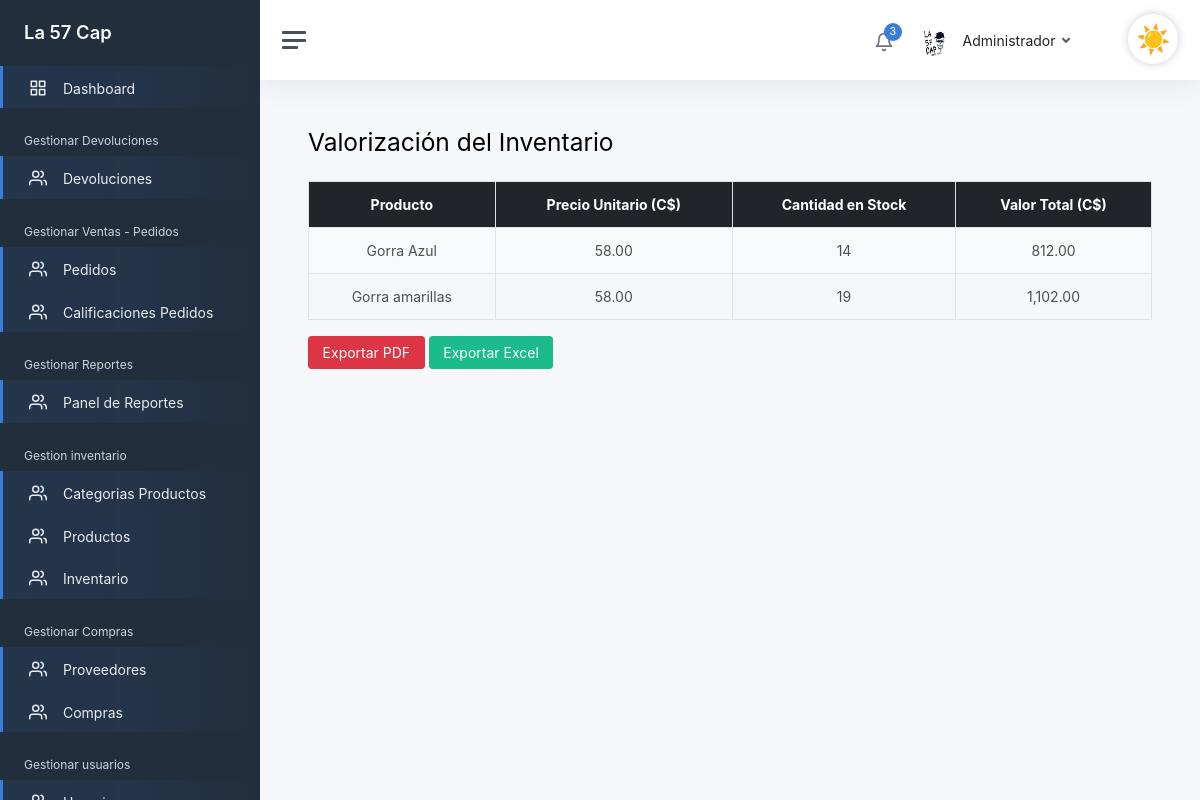
The page /admin/reporte/valorizacion-inventario (signed in) on the database as committed earlier.
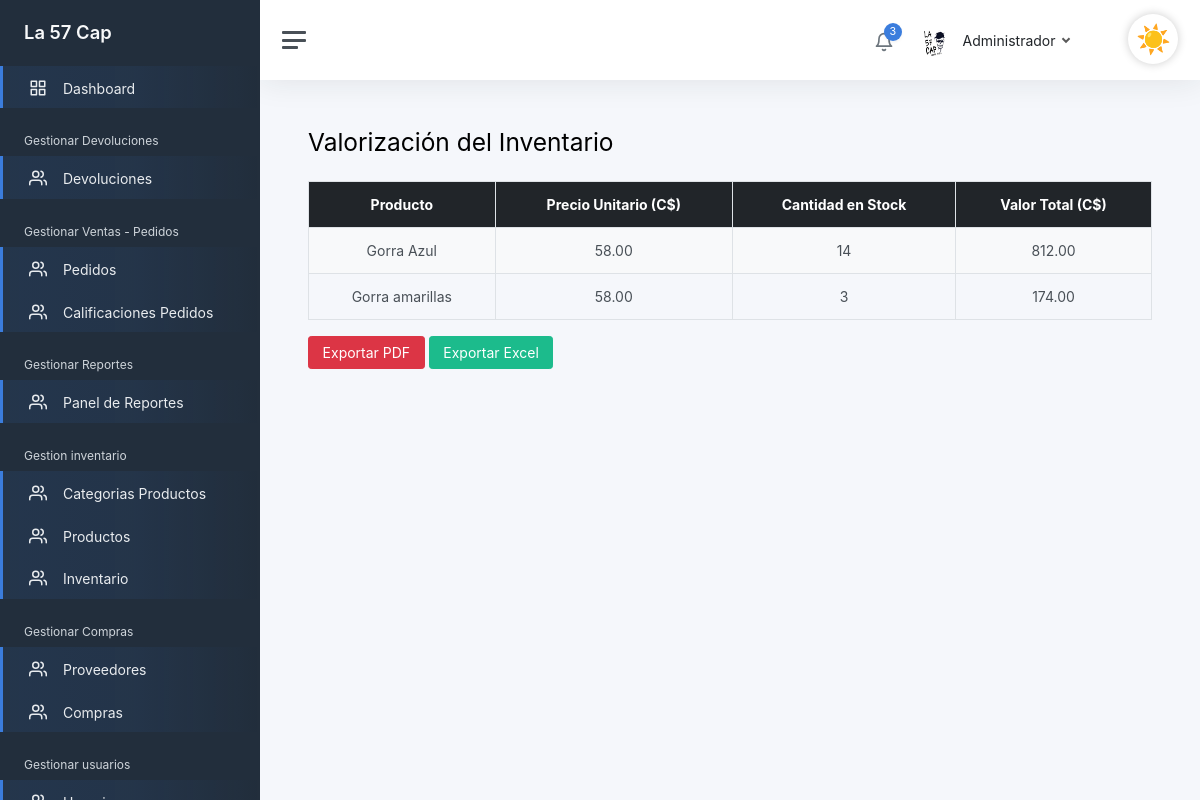
The same page on the database as committed later.
### tables this page shows
CREATE TABLE `inventario`  (
  `idInventario` int(0) NOT NULL AUTO_INCREMENT,
  `cantidad_actual` int(0) NOT NULL,
  `cantidad_minima` int(0) NOT NULL,
  `fecha_actualizacion` datetime(0) NULL DEFAULT NULL,
  `producto_idproducto` int(0) NOT NULL,
  PRIMARY KEY (`idInventario`) USING BTREE,
  INDEX `fk_Inventario_producto1_idx`(`producto_idproducto`) USING BTREE,
  CONSTRAINT `fk_Inventario_producto1` FOREIGN KEY (`producto_idproducto`) REFERENCES `producto` (`idproducto`) ON DELETE RESTRICT ON UPDATE RESTRICT
);

CREATE TABLE `producto`  (
  `idproducto` int(0) NOT NULL AUTO_INCREMENT,
  `id_categoria` int(0) NOT NULL,
  `codigo_producto` varchar(45) NOT NULL,
  `nombre_producto` varchar(45) NOT NULL,
  `descripcion` varchar(200) NOT NULL,
  `precio` decimal(10, 2) NOT NULL,
  `eliminado` tinyint(0) NULL DEFAULT 0,
  `Foto` varchar(150) NULL DEFAULT NULL,
  PRIMARY KEY (`idproducto`) USING BTREE,
  INDEX `producto_categoria_idx`(`id_categoria`) USING BTREE,
  CONSTRAINT `producto_categoria` FOREIGN KEY (`id_categoria`) REFERENCES `categoria_producto` (`idcategoria_producto`) ON DELETE RESTRICT ON UPDATE RESTRICT
);

### views/layout/layoutAdmin.php (the view, shortened to what the changed rows need)
<!DOCTYPE html>
<html lang="en">
<head>
    <link rel="stylesheet" href="/build/css/app.css">
</head>
<body>
    <div class="wrapper">
        <div class="main">
            <main class="content">
                <div class="container-fluid p-0">
                    <?php echo $contenido; ?>
                </div>
            </main>
        </div>
    </div>
</body>
</html>

### views/Reportes/valorizacion_inventario.php (shortened to what the changed rows need)
<h2 class="mb-4"><?= $titulo ?></h2>
<table class="table table-striped table-bordered text-center">
    <thead class="table-dark">
        <tr>
            <th>Producto</th>
            <th>Precio Unitario (C$)</th>
            <th>Cantidad en Stock</th>
            <th>Valor Total (C$)</th>
        </tr>
    </thead>
    <tbody>
        <?php foreach ($datos as $fila): ?>
            <tr>
                <td><?= s($fila['nombre_producto']) ?></td>
                <td><?= number_format($fila['precio'], 2) ?></td>
                <td><?= $fila['cantidad_actual'] ?></td>
                <td><?= number_format($fila['valor_total'], 2) ?></td>
            </tr>
        <?php endforeach; ?>
    </tbody>
</table>

Rows that differ between the two databases and show on the page:
changed inventario "Gorra amarillas": cantidad_actual "19" → "3"; valor_total "1,102.00" → "174.00"
